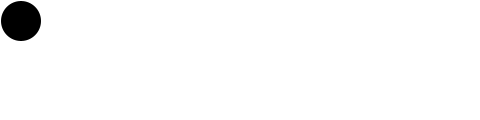
Frame 1 (no input)
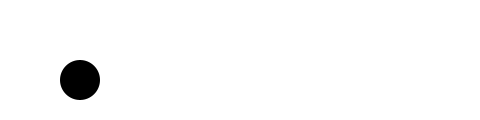
Frame 60 (the mouse pressed at the canvas centre just before this capture)
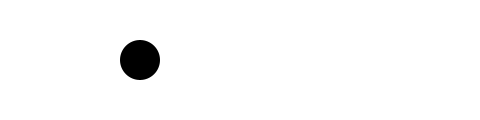
Frame 120 (the mouse held since frame 60 and released just before this capture)

The Processing sketch that drew these frames (run headless with seeded random() and noise(); from frame 60 on, the mouse is pressed at the canvas centre):

// Processing sketch: xyBouncingBall
// ── xyBouncingBall.pde
int x;
int y;
int speed_x;
int speed_y;
void setup() {
  size(480, 120);
  noStroke();
  fill(0, 0, 0);
  x = 20;
  y=20;
  speed_x = 1;
  speed_y = 2;
}

void draw() {
  if (x <= 20){
    speed_x = 1;     // <-- ウィンドウの左端に着いたら、方向を右にする
  }
  if (x >= width-20){
    speed_x = -1;    // <-- ウィンドウの右端に着いたら、方向を左にする
  }
  if (y <= 20){
    speed_y = 1;     // <-- ウィンドウの上端に着いたら、方向を下にする
  }
  if (y >= height-20){
    speed_y = -1;    // <-- ウィンドウの下端に着いたら、方向を上にする
  }
  x += speed_x;
  y += speed_y;
  background(255, 255, 255);
  ellipse(x, y, 40, 40);
}
